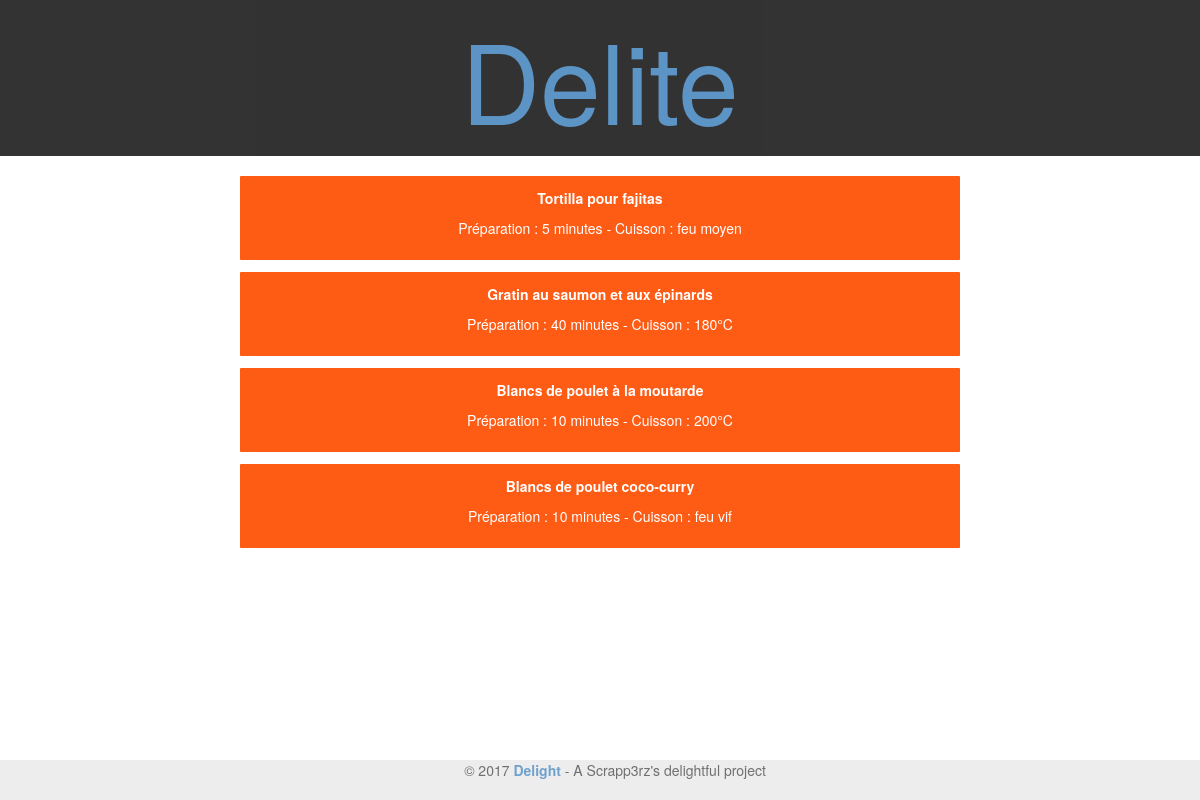
The page /pageDish.php on the database its author committed.
### tables this page shows
create table recette (
    id int auto_increment, 
    nomrecette varchar(100) not null,
    nbPersonnes INT not NULL,
    description TEXT,
    preparation INT not null, 
    cuisson INT not null, 
    temperature VARCHAR(100) not null, 
    PRIMARY KEY(id)
);

### pageDish.php (the view, shortened to what this page needs)
    <?php include("entete.php"); ?>
<?php
$reponse = $db->query('SELECT	  nomrecette
			            		, nomcategorie
			            		, recette.id AS recipeid
			            		, categorie.id
                                , description
                                , preparation
                                , cuisson
                                , temperature
			                FROM recette
			            	JOIN selection
			            			ON recette.id = id_recette
			            	JOIN categorie
			            			ON categorie.id = id_categorie
                            WHERE categorie.id = 2');
while ($donnees = $reponse->fetch())
{
?>
<div class="div-couleur2" >  <a href="pageRecette.php?id_recette=<?php echo $donnees['recipeid']?> ">
   <p class="titrerecette">
     <strong>
    <?php  echo $donnees['nomrecette']; ?> </strong>
   </p>
   <p class="titrerecette">
    Préparation : <?php echo $donnees['preparation']; ?> minutes   -
    Cuisson : <?php echo $donnees['temperature']; ?>  <br>
 </p>    <a/>
    </div>
<?php
}
?>
<?php include("pieddepage.php"); ?>

### assets/css/style.css (style rules this page uses)
html { height: 100%; width: 100%; margin: 0; padding: 0; }
a { text-decoration: none; color: #fff; }
.titrerecette { color: #fff; text-align: center; text-decoration: none; }
.div-couleur2 { background: #FE5B15; border-radius: 1px; transition: all 1s; text-align: center; color: #fff; padding: 1% 1% 1% 1%; margin-left: 20%; margin-right: 20%; margin-top: 1%; margin-bottom: 1%; font-size: 1em; text-decoration: none; }

### rows shown on the page
recette: nomrecette "Tortilla pour fajitas", preparation "5", temperature "feu moyen"
recette: nomrecette "Gratin au saumon et aux épinards", preparation "40", temperature "180°C"
recette: nomrecette "Blancs de poulet à la moutarde", preparation "10", temperature "200°C"
recette: nomrecette "Blancs de poulet coco-curry", preparation "10", temperature "feu vif"
